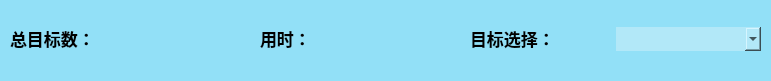
   <widget class="QFrame" name="frame_7">
    <property name="geometry">
     <rect>
      <x>470</x>
      <y>110</y>
      <width>771</width>
      <height>81</height>
     </rect>
    </property>
    <property name="styleSheet">
     <string notr="true">background-color: rgba(146,224,247);
border-radius: 15px;
</string>
    </property>
    <property name="frameShape">
     <enum>QFrame::StyledPanel</enum>
    </property>
    <property name="frameShadow">
     <enum>QFrame::Raised</enum>
    </property>
    <widget class="QWidget" name="layoutWidget">
     <property name="geometry">
      <rect>
       <x>10</x>
       <y>20</y>
       <width>211</width>
       <height>37</height>
      </rect>
     </property>
     <layout class="QHBoxLayout" name="horizontalLayout_5">
      <item>
       <widget class="QLabel" name="label">
        <property name="font">
         <font>
          <family>微软雅黑</family>
          <pointsize>13</pointsize>
         </font>
        </property>
        <property name="text">
         <string>&lt;html&gt;&lt;head/&gt;&lt;body&gt;&lt;p&gt;&lt;span style=&quot; font-weight:600;&quot;&gt;总目标数：&lt;/span&gt;&lt;/p&gt;&lt;/body&gt;&lt;/html&gt;</string>
        </property>
       </widget>
      </item>
      <item>
       <widget class="QLabel" name="label_nums">
        <property name="palette">
         <palette>
          <active>
           <colorrole role="WindowText">
            <brush brushstyle="SolidPattern">
             <color alpha="255">
              <red>0</red>
              <green>0</green>
              <blue>0</blue>
             </color>
            </brush>
           </colorrole>
           <colorrole role="Button">
            <brush brushstyle="SolidPattern">
             <color alpha="255">
              <red>146</red>
              <green>224</green>
              <blue>247</blue>
             </color>
            </brush>
           </colorrole>
           <colorrole role="Text">
            <brush brushstyle="SolidPattern">
             <color alpha="255">
              <red>0</red>
              <green>0</green>
              <blue>0</blue>
             </color>
            </brush>
           </colorrole>
           <colorrole role="Base">
            <brush brushstyle="SolidPattern">
             <color alpha="255">
              <red>146</red>
              <green>224</green>
              <blue>247</blue>
             </color>
            </brush>
           </colorrole>
           <colorrole role="Window">
            <brush brushstyle="SolidPattern">
             <color alpha="255">
              <red>146</red>
              <green>224</green>
              <blue>247</blue>
             </color>
            </brush>
           </colorrole>
           <colorrole role="PlaceholderText">
            <brush brushstyle="SolidPattern">
             <color alpha="128">
              <red>255</red>
              <green>0</green>
              <blue>0</blue>
             </color>
            </brush>
           </colorrole>
          </active>
          <inactive>
           <colorrole role="WindowText">
            <brush brushstyle="SolidPattern">
             <color alpha="255">
              <red>0</red>
              <green>0</green>
              <blue>0</blue>
             </color>
            </brush>
           </colorrole>
           <colorrole role="Button">
            <brush brushstyle="SolidPattern">
             <color alpha="255">
              <red>146</red>
              <green>224</green>
              <blue>247</blue>
             </color>
            </brush>
           </colorrole>
           <colorrole role="Text">
            <brush brushstyle="SolidPattern">
             <color alpha="255">
              <red>0</red>
              <green>0</green>
              <blue>0</blue>
             </color>
            </brush>
           </colorrole>
           <colorrole role="Base">
            <brush brushstyle="SolidPattern">
             <color alpha="255">
              <red>146</red>
              <green>224</green>
              <blue>247</blue>
             </color>
            </brush>
           </colorrole>
           <colorrole role="Window">
            <brush brushstyle="SolidPattern">
             <color alpha="255">
              <red>146</red>
              <green>224</green>
              <blue>247</blue>
             </color>
            </brush>
           </colorrole>
           <colorrole role="PlaceholderText">
            <brush brushstyle="SolidPattern">
             <color alpha="128">
              <red>255</red>
              <green>0</green>
              <blue>0</blue>
             </color>
            </brush>
           </colorrole>
          </inactive>
          <disabled>
           <colorrole role="WindowText">
            <brush brushstyle="SolidPattern">
             <color alpha="255">
              <red>120</red>
              <green>120</green>
              <blue>120</blue>
             </color>
            </brush>
           </colorrole>
           <colorrole role="Button">
            <brush brushstyle="SolidPattern">
             <color alpha="255">
              <red>146</red>
              <green>224</green>
              <blue>247</blue>
             </color>
            </brush>
           </colorrole>
           <colorrole role="Text">
            <brush brushstyle="SolidPattern">
             <color alpha="255">
              <red>120</red>
              <green>120</green>
              <blue>120</blue>
             </color>
            </brush>
           </colorrole>
           <colorrole role="Base">
            <brush brushstyle="SolidPattern">
             <color alpha="255">
              <red>146</red>
              <green>224</green>
              <blue>247</blue>
             </color>
            </brush>
           </colorrole>
           <colorrole role="Window">
            <brush brushstyle="SolidPattern">
             <color alpha="255">
              <red>146</red>
              <green>224</green>
              <blue>247</blue>
             </color>
            </brush>
           </colorrole>
           <colorrole role="PlaceholderText">
            <brush brushstyle="SolidPattern">
             <color alpha="128">
              <red>0</red>
              <green>0</green>
              <blue>0</blue>
             </color>
            </brush>
           </colorrole>
          </disabled>
         </palette>
        </property>
        <property name="font">
         <font>
          <family>微软雅黑</family>
          <pointsize>13</pointsize>
          <weight>50</weight>
          <bold>false</bold>
         </font>
        </property>
        <property name="text">
         <string/>
        </property>
       </widget>
      </item>
     </layout>
    </widget>
    <widget class="QWidget" name="layoutWidget_2">
     <property name="geometry">
      <rect>
       <x>260</x>
       <y>20</y>
       <width>181</width>
       <height>37</height>
      </rect>
     </property>
     <layout class="QHBoxLayout" name="horizontalLayout_7">
      <item>
       <widget class="QLabel" name="label_10">
        <property name="font">
         <font>
          <family>微软雅黑</family>
          <pointsize>13</pointsize>
         </font>
        </property>
        <property name="text">
         <string>&lt;html&gt;&lt;head/&gt;&lt;body&gt;&lt;p&gt;&lt;span style=&quot; font-weight:600;&quot;&gt;用时：&lt;/span&gt;&lt;/p&gt;&lt;/body&gt;&lt;/html&gt;</string>
        </property>
       </widget>
      </item>
      <item>
       <widget class="QLabel" name="time_lb">
        <property name="palette">
         <palette>
          <active>
           <colorrole role="WindowText">
            <brush brushstyle="SolidPattern">
             <color alpha="255">
              <red>0</red>
              <green>0</green>
              <blue>0</blue>
             </color>
            </brush>
           </colorrole>
           <colorrole role="Button">
            <brush brushstyle="SolidPattern">
             <color alpha="255">
              <red>146</red>
              <green>224</green>
              <blue>247</blue>
             </color>
            </brush>
           </colorrole>
           <colorrole role="Text">
            <brush brushstyle="SolidPattern">
             <color alpha="255">
              <red>0</red>
              <green>0</green>
              <blue>0</blue>
             </color>
            </brush>
           </colorrole>
           <colorrole role="Base">
            <brush brushstyle="SolidPattern">
             <color alpha="255">
              <red>146</red>
              <green>224</green>
              <blue>247</blue>
             </color>
            </brush>
           </colorrole>
           <colorrole role="Window">
            <brush brushstyle="SolidPattern">
             <color alpha="255">
              <red>146</red>
              <green>224</green>
              <blue>247</blue>
             </color>
            </brush>
           </colorrole>
           <colorrole role="PlaceholderText">
            <brush brushstyle="SolidPattern">
             <color alpha="128">
              <red>255</red>
              <green>0</green>
              <blue>0</blue>
             </color>
            </brush>
           </colorrole>
          </active>
          <inactive>
           <colorrole role="WindowText">
            <brush brushstyle="SolidPattern">
             <color alpha="255">
              <red>0</red>
              <green>0</green>
              <blue>0</blue>
             </color>
            </brush>
           </colorrole>
           <colorrole role="Button">
            <brush brushstyle="SolidPattern">
             <color alpha="255">
              <red>146</red>
              <green>224</green>
              <blue>247</blue>
             </color>
            </brush>
           </colorrole>
           <colorrole role="Text">
            <brush brushstyle="SolidPattern">
             <color alpha="255">
              <red>0</red>
              <green>0</green>
              <blue>0</blue>
             </color>
            </brush>
           </colorrole>
           <colorrole role="Base">
            <brush brushstyle="SolidPattern">
             <color alpha="255">
              <red>146</red>
              <green>224</green>
              <blue>247</blue>
             </color>
            </brush>
           </colorrole>
           <colorrole role="Window">
            <brush brushstyle="SolidPattern">
             <color alpha="255">
              <red>146</red>
              <green>224</green>
              <blue>247</blue>
             </color>
            </brush>
           </colorrole>
           <colorrole role="PlaceholderText">
            <brush brushstyle="SolidPattern">
             <color alpha="128">
              <red>255</red>
              <green>0</green>
              <blue>0</blue>
             </color>
            </brush>
           </colorrole>
          </inactive>
          <disabled>
           <colorrole role="WindowText">
            <brush brushstyle="SolidPattern">
             <color alpha="255">
              <red>120</red>
              <green>120</green>
              <blue>120</blue>
             </color>
            </brush>
           </colorrole>
           <colorrole role="Button">
            <brush brushstyle="SolidPattern">
             <color alpha="255">
              <red>146</red>
              <green>224</green>
              <blue>247</blue>
             </color>
            </brush>
           </colorrole>
           <colorrole role="Text">
            <brush brushstyle="SolidPattern">
             <color alpha="255">
              <red>120</red>
              <green>120</green>
              <blue>120</blue>
             </color>
            </brush>
           </colorrole>
           <colorrole role="Base">
            <brush brushstyle="SolidPattern">
             <color alpha="255">
              <red>146</red>
              <green>224</green>
              <blue>247</blue>
             </color>
            </brush>
           </colorrole>
           <colorrole role="Window">
            <brush brushstyle="SolidPattern">
             <color alpha="255">
              <red>146</red>
              <green>224</green>
              <blue>247</blue>
             </color>
            </brush>
           </colorrole>
           <colorrole role="PlaceholderText">
            <brush brushstyle="SolidPattern">
             <color alpha="128">
              <red>0</red>
              <green>0</green>
              <blue>0</blue>
             </color>
            </brush>
           </colorrole>
          </disabled>
         </palette>
        </property>
        <property name="font">
         <font>
          <family>微软雅黑</family>
          <pointsize>13</pointsize>
          <weight>50</weight>
          <bold>false</bold>
         </font>
        </property>
        <property name="text">
         <string/>
        </property>
       </widget>
      </item>
     </layout>
    </widget>
    <widget class="QWidget" name="layoutWidget">
     <property name="geometry">
      <rect>
       <x>470</x>
       <y>20</y>
       <width>291</width>
       <height>38</height>
      </rect>
     </property>
     <layout class="QHBoxLayout" name="horizontalLayout_6">
      <item>
       <widget class="QLabel" name="label_5">
        <property name="maximumSize">
         <size>
          <width>140</width>
          <height>16777215</height>
         </size>
        </property>
        <property name="font">
         <font>
          <family>微软雅黑</family>
          <pointsize>13</pointsize>
         </font>
        </property>
        <property name="text">
         <string>&lt;html&gt;&lt;head/&gt;&lt;body&gt;&lt;p&gt;&lt;span style=&quot; font-weight:600;&quot;&gt;目标选择：&lt;/span&gt;&lt;/p&gt;&lt;/body&gt;&lt;/html&gt;</string>
        </property>
       </widget>
      </item>
      <item>
       <widget class="QComboBox" name="comboBox">
        <property name="font">
         <font>
          <family>微软雅黑</family>
          <pointsize>11</pointsize>
         </font>
        </property>
        <property name="styleSheet">
         <string notr="true">background-color: rgba(178,232,248);</string>
        </property>
       </widget>
      </item>
     </layout>
    </widget>
   </widget>
